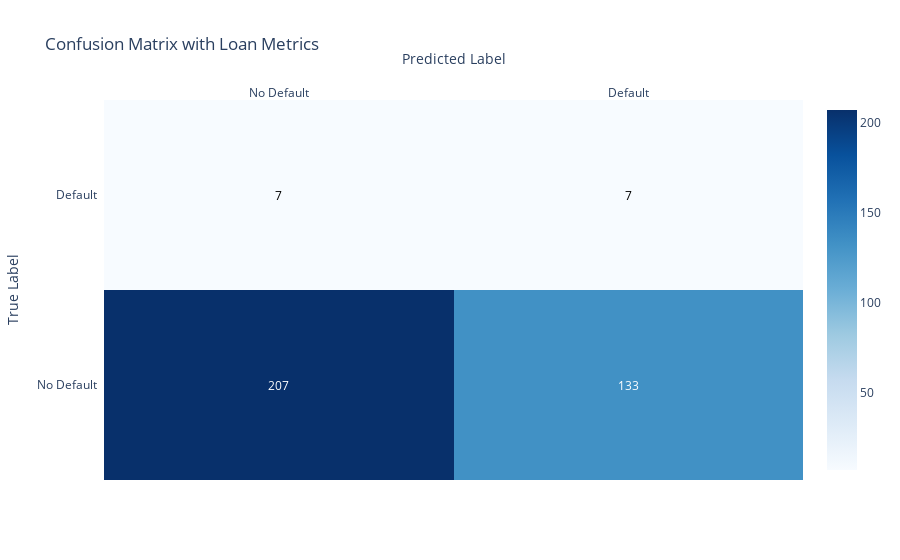

Here is the notebook cell this chart was saved with:
### Code cell
# Plot confusion matrix with Plotly
cm = confusion_matrix(y_test, y_pred, labels=[0, 1])
labels = ["No Default", "Default"]

fig = ff.create_annotated_heatmap(
    z=cm,
    x=labels,
    y=labels,
    colorscale='Blues',
    showscale=True,
    annotation_text=[[str(cell) for cell in row] for row in cm],
    hoverinfo="z"
)

fig.update_layout(
    title="Confusion Matrix with Loan Metrics",
    xaxis_title="Predicted Label",
    yaxis_title="True Label"
)
fig.show()

### Figure 1 — Plotly figure (JSON) as saved in the notebook; plotly's stock layout.template omitted (floating-point values rounded to 4 significant figures)
{"data": [{"colorscale": [[0, "rgb(247,251,255)"], [0.125, "rgb(222,235,247)"], [0.25, "rgb(198,219,239)"], [0.375, "rgb(158,202,225)"], [0.5, "rgb(107,174,214)"], [0.625, "rgb(66,146,198)"], [0.75, "rgb(33,113,181)"], [0.875, "rgb(8,81,156)"], [1, "rgb(8,48,107)"]], "hoverinfo": "z", "reversescale": false, "showscale": true, "type": "heatmap", "x": ["No Default", "Default"], "y": ["No Default", "Default"], "z": [[207, 133], [7, 7]]}], "layout": {"annotations": [{"font": {"color": "#FFFFFF"}, "showarrow": false, "text": "207", "x": "No Default", "xref": "x", "y": "No Default", "yref": "y"}, {"font": {"color": "#FFFFFF"}, "showarrow": false, "text": "133", "x": "Default", "xref": "x", "y": "No Default", "yref": "y"}, {"font": {"color": "#000000"}, "showarrow": false, "text": "7", "x": "No Default", "xref": "x", "y": "Default", "yref": "y"}, {"font": {"color": "#000000"}, "showarrow": false, "text": "7", "x": "Default", "xref": "x", "y": "Default", "yref": "y"}], "title": {"text": "Confusion Matrix with Loan Metrics"}, "xaxis": {"dtick": 1, "gridcolor": "rgb(0, 0, 0)", "side": "top", "ticks": "", "title": {"text": "Predicted Label"}}, "yaxis": {"dtick": 1, "ticks": "", "ticksuffix": "  ", "title": {"text": "True Label"}}}}
